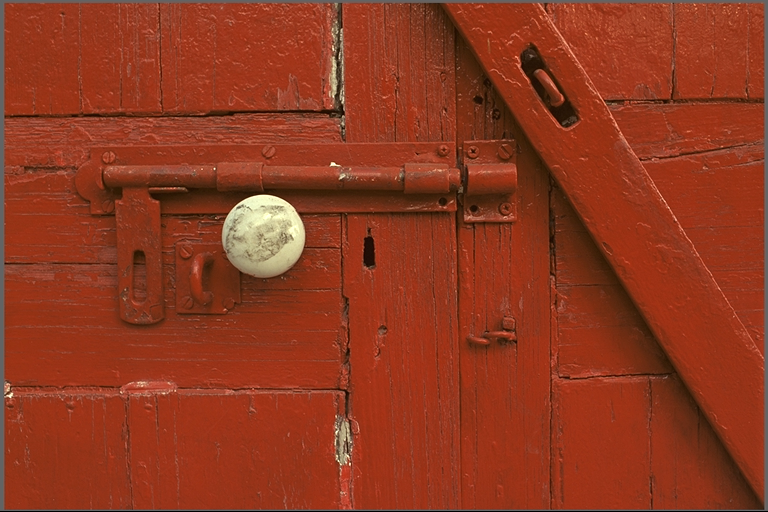
%> input picture Codes/kodim02.png, 768 x 512 px, given in place of ucid00099.tif, which was not available
$ octave completeFeatures.m   (GNU Octave 9; MATLAB toolbox functions it lacks are replaced by stand-ins)
%> lines starting %> are read from the running program, lines starting %| are printed output that depends on the picture; long printed decimals are rounded; pictures that were not available may be replaced by others from this repository, and a replacement may not be noted
### Codes/emresample.m
function [Pmap,cen,RN,RS,Y,varargout] = emresample(img,N,varargin)
% PMAP = EMRESAMPLE(IMG,N) computes the p-map for a grayscale image IMG
%    using a square window of length 2*N+1
%
% [PMAP, ALPHA, SIGMA, ITER] = EMRESAMPLE(...) returns the number of EM
%      iterations and computed ALPHA and SIGMA
% [...] = EMRESAMPLE(..., OPTIONS)
%     'verbose'   -- prints out current iteration
%
% warning: the code runs very slow for image sizes  larger than 128x128
%
% New version: EM is performed for a random subset of the blocks
% Last updated December 10, 2011
RN = 0;
RS = 0;
%MAXITER = 100;
MAXITER = 100;
EPSILON = 1e-3;
MAXBLOCKS = 3.5e3;
p0 = 1/256;

if(size(img,3)~=1)
    error('Image must be grayscale.')
end

if(nargin>2)
    verbose = (varargin{1}=='verbose');
else
    verbose = 0;
end

wlen = 2*N+1; % window length
cen = floor(wlen^2/2) + 1;  % center element
[height width] = size(img);

% create column image
imcol = im2col(img,[wlen wlen]);
[~,nblocks] = size(imcol);
Y = imcol';
Y(:,cen) = []; % delete center element

fprintf('imcol :');
%disp(imcol);

% initialize parameters
alpha = rand(1,wlen^2-1)';
alpha = alpha./sum(alpha(:)); % normalize weights
sigma = 0.75;
%fprintf('value of alpha :');
 %disp(alpha);
% extract center pixel of each block
y = img(N+1:end-N,N+1:end-N);
y = y(:);

% select random subset to perform EM
idx_rand = randperm(nblocks);
idx = idx_rand(1:min(MAXBLOCKS,nblocks));

Yt = Y(idx,:);
yt = y(idx,:);

if(verbose==1)
    fprintf('Current EM Iteration\n')
end


for iter = 1:MAXITER
    prev = alpha;

    if(verbose==1)
        disp(iter)
    end

    % E-step
    R = yt - Yt*alpha;  % find residuals
    %fprintf('value of R :');
    %disp(R);
    %R = yt - Yt.*alpha;  % find residuals
    P = 1/(sigma*sqrt(2*pi)) * exp(-R.^2/(2*sigma.^2)); % find probablities
    w = P./(P+p0);                                       %posterior probability

    RN = (RN+R(MAXITER))/length(R);
    RS= RS+R(MAXITER);

    % M-step
    sigma = sqrt( sum(w.*R.^2)/sum(w) );
    alpha = (Yt'*diag(w)*Yt) \ Yt'*diag(w)*yt;    %new alpha
    %fprintf('value of M alpha :');
    %disp(alpha)
    if(max(abs(prev-alpha))<EPSILON)
        break;
    end

end

if(verbose==1)
    fprintf('Number of iterations = %i\n',iter);
    fprintf('sigma = %.5f\n',sigma);
end

Pmap = 1/(sigma*sqrt(2*pi)) * exp(-(y-Y*alpha).^2/(2*sigma.^2));
Ndecimals = 2 ;
f = 10.^Ndecimals ;
Pmap= round(f*Pmap)/f ;

Pmap = reshape(Pmap,[height-2*N width-2*N]);
fprintf('Pmap Value : ');
disp(Pmap);

% optional outputs
if(nargout==1)
    varargout{1} = alpha;
elseif(nargout==2)
    varargout{1} = alpha;
    varargout{2} = sigma;
elseif(nargout==3)
    varargout{1} = alpha;
    varargout{2} = sigma;
    varargout{3} = iter;
end


### Codes/rmcenter.m
function F = rmcenter(Fc,varargin)
% F = RMCENTER(FC) deletes the DC component and high pass filters
%   the frequency map
%   'ideal' uses idea high pass filter
%   'cosine' (default) used raised cosine filter
% Last updated December 10, 2011

opt = 0;

if(nargin>1)
    opt = (varargin{1}=='ideal');
end

[Nx,Ny] = size(Fc);
[Kx Ky] = meshgrid(linspace(-1,1,Ny),linspace(-1,1,Nx));
R = sqrt(Kx.^2+Ky.^2);

if(opt==1)
    % remove center for display
    rad = 0.1; %from 0-1, radius of high-pass filter
    H = (R>rad);
else
    % raise cosine filter
    H = 0.5 - 0.5.*cos(4*pi*R);
    H(R>0.25) = 1;
end

F = Fc.*H;
F(round(Nx/2)+1,round(Ny/2)+1)=0;

### Codes/YourFunction.m


 function result = YourFunction(block_of_image)
   result = double(max(block_of_image(:))) ./ sum(double(block_of_image(:)));

### Codes/fft2c.m
function y = fft2c(x)
y = fftshift(fft2(fftshift(x)));

%disp(y);

### Codes/completeFeatures.m
%% Generation of probability map, periodicity map & feature extraction of the training images


close all;
clear all;
clc;


% ==========================================
% IMAGE PARAMETERS
impath = 'F:\Project\Test\resampling\resampling';
imprefix = 'kodim';
imIdx = 8;
cropCorner = [100 100];

% RESAMPLING PARAMETERS
%resampleRatio = 1 + ([0 2.5 5 10] ./ 100);
resampleRatio = 1.1;

N = 2;   % window size
M = 64; % block size
% ==========================================

if(imIdx < 10)
    impath = sprintf('%s/%s0%i.png',impath,imprefix,imIdx);
% [4 lines of commented-out code are left out]
end

im  = imread('Original\ucid\ucid00099.tif');
%> im is the input picture: size 512x768x3 uint8; mean R, G, B 142.9, 56.4, 31.2
[H,W,~] = size(im);
%> H = 512; W = 768

for k = 1:length(resampleRatio)
    r = resampleRatio(k);
    cropWidth = floor(M/r);


    img = double(im(cropCorner(1):cropCorner(1)+cropWidth-1, ...
                    cropCorner(2):cropCorner(2)+cropWidth-1));
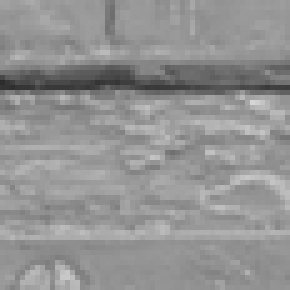
%> img: size 58x58 double (shown 5 times larger); min 44, max 213, mean 146.7

    %abve code only snips jst one part of box in the main image ,
    %100:157,100:157, should alter this to crop multiple segments using
    %imcrop.


    %disp(size(img))

    %img = imresize(img,[M M],'bilinear');

    [pmap,cen,RN,RS,Y] = emresample(img,N,'verbose');
%> in emresample, `verbose = (varargin{1}=='verbose');`: verbose = [true true true true true true true]
%> in emresample, `y = img(N+1:end-N,N+1:end-N);`:
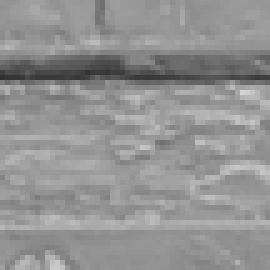
%> y: size 54x54 double (shown 5 times larger); min 47, max 213, mean 146.4
%> in emresample, `y = y(:);`: y = 2916 values, max 213 at index 2611, min 47 at index 16, mean 146.4
%> in emresample, `yt = y(idx,:);`: yt = 2916 values, max 213 at index 2078, min 47 at index 2048, mean 146.4
%> the loop in emresample, `for iter = 1:MAXITER` made 11 passes
%> (RN, RS, sigma) on passes 1 to 11: (-0.000896, -2.61, 1.34), (-0.000772, -4.86, 2.2), (-0.000584, -6.56, 3.22), (-0.000309, -7.46, 3.55), (-0.000144, -7.88, 3.26), (-0.00013, -8.26, 3.11), (-0.000141, -8.67, 3.05), (-0.000145, -9.1, 3.03), (-0.000146, -9.53, 3.02), (-0.000146, -9.95, 3.01), (-0.000146, -10.38, 3.01)
%| sigma = 3.008
%> in emresample, `Pmap = 1/(sigma*sqrt(2*pi)) * exp(-(y-Y*alpha).^2/(2*sigma.^2));`: Pmap = 2916 values, max 0.133 at index 1916, min 1.56e-10 at index 2833, mean 0.0883
%> in emresample, `Pmap= round(f*Pmap)/f ;`: Pmap = 2916 values, max 0.13 at index 3, min 0 at index 10, mean 0.0882
%> in emresample, `Pmap = reshape(Pmap,[height-2*N width-2*N]);`:
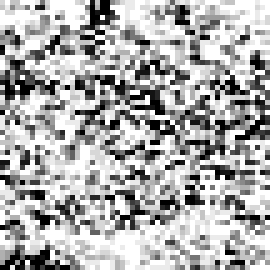
%> Pmap: size 54x54 double (shown 5 times larger); min 0, max 0.13, mean 0.0882; drawn with min black and max white
%> cen = 13; RN = -0.000146; RS = -10.38
    %fprintf('Pmap');
    %disp(pmap);              %probability

     p1 =  fft2c(pmap);
     periodicitymap = fft2c(pmap);
    % fprintf('fmap');
   %  disp(periodicitymap);
     %y = highpass(periodicitymap,0.00001)
   realPeriodicityMap = abs(periodicitymap);
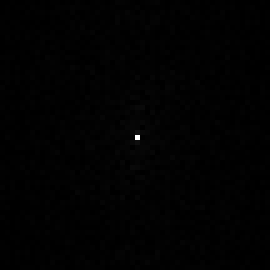
%> realPeriodicityMap: size 54x54 double (shown 5 times larger); min 0.0413, max 257.1, mean 2; drawn with min black and max white
   Ndecimals = 2 ;
   f = 10.^Ndecimals ;
   realPeriodicityMap= round(f*realPeriodicityMap)/f ;

  fprintf(' realPeriodicityMap');
  disp(realPeriodicityMap);

  periodicitymapRow = reshape(realPeriodicityMap, 1, []);
%> periodicitymapRow = 2916 values, max 257.1 at index 1486, min 0.04 at index 1434, mean 2.03
  %disp(periodicitymapRow);

    figure;
    subplot(131)
    imshow(img,[])
    subplot(132)
    imshow(pmap,[])
    subplot(133)
    imshow(abs(rmcenter(periodicitymap)),[]);
%> in rmcenter, `H(R>0.25) = 1;`:
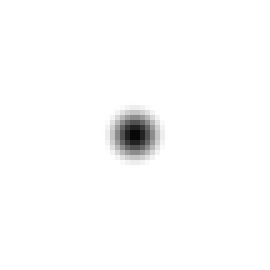
%> H: size 54x54 double (shown 5 times larger); min 0.0278, max 1, mean 0.986
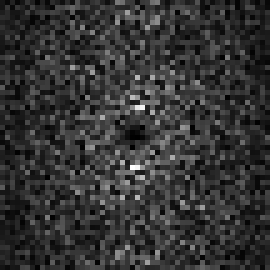
%> displayed picture: size 54x54, on the screen's scale of 0 to 255 (shown 5 times larger); min 0, max 255, mean 51.7


    filename = sprintf('F:\Project\Test\resampling\resampling\figures\im%i_r%.2f.png',imIdx,(r-1)*100);
    print('-deps',filename);


  %%%%%%%%%%%%%%%%%%%%%%%%%%%%%%%%%%%%%%%%%%%%%%%%%%%%%%%%%%%%%%%%%%%%%%%%%%%%%%%%%%%%%%%%%%%
% Extracting first feature


  n = 4;
  m=2;
  sum1 = 0;

  [sortedVal, sortedInds] = sort(periodicitymapRow,'descend');
%> sortedVal = 2916 values, max 257.1 at index 1, min 0.04 at index 2915, mean 2.03; sortedInds = 2916 values, max 2916 at index 1229, min 1 at index 2502, mean 1458.5
  top4 = (abs( sortedVal(1:4)));
%> top4 = [257.1 14.72 14.72 9.25]


    for ii = 1 : n
        sum1 = sum1 + top4(ii);
    end
%> this loop made 4 passes
%> sum1 on passes 1 to 4: 257.1, 271.9, 286.6, 295.8

      fprintf('sum1 : ');
      disp(sum1);
%| Pmap Value :  realPeriodicityMapsum1 : 295.83

      f1 = (m*sqrt(sum1));
%> f1 = 34.4
      fprintf('Feature 01 : ');
      disp(f1);
%| Feature 01 : 34.399


 %%%%%%%%%%%%%%%%%%%%%%%%%%%%%%%%%%%%%%%%%%%%%%%%%%%%%%%%%%%%%%%%%%%%%%%%%%%%%%%%%%%%%%%%%%%%%%%%%%%%%%%%%
 %Extracting second feature


%maxCoeff =  max(periodicitymapRow(:));
[ max_value, max_index ] = max( periodicitymapRow );
%> max_value = 257.1; max_index = 1486
%maxCoeff =  max(periodicitymapRow);
%disp(max_value );


%%%%%%%%%%%%%%%%%%%%%%%%%%%%%%%%%%%%%%%%%%%%%%%%%%%%%%%%%%%%%%%%%%%%%%%%%%%%%%%%%%%%%%%%%%%%%%%%%%%%%%%%%
%Extracting Feature 3
%fimg = fft2(im);
fimgss = periodicitymap(2:end,2:end);    %skip the zero-order components
absfimg = abs(fimgss);
meanabs = mean(absfimg(:));
%> meanabs = 2.05
[sortdiff, diffidx] = sort(abs( absfimg(:) - meanabs ), 'descend');
%> sortdiff = 2809 values, max 255.1 at index 1, min 0.00536 at index 2808, mean 1.04; diffidx = 2809 values, max 2809 at index 2617, min 1 at index 2616, mean 1405
ssfar4 = diffidx(1:4);
%> ssfar4 = [1405; 1404; 1406; 1358]
f13frabs = sortdiff(1)+sortdiff(2)+sortdiff(3)+sortdiff(4);
%> f13frabs = 287.6
f3 = f13frabs ;                               %sum1 of the abs of the frequency differences
%> f3 = 287.6
f13frorig = sum(fimgss(ssfar4));  %sum of the complex frequency differences

%%%%%%%%%%%%%%%%%%%%%%%%%%%%%%%%%%%%%%%%%%%%%%%%%%%%%%%%%%%%%%%%%%%%%%%%%%%%%%%%%%%%%%%%%%%%%%%%%%%%%%%%%
%Extracting Feature 4

localEnergyMap = periodicitymap.*conj(periodicitymap);

aux_fun = @(block_info) YourFunction(block_info.data);
result = blockproc(localEnergyMap, [64 64], aux_fun, 'TrimBorder', false)
%> result = 0.809

f4 = (((100*result).^m)/100);
%> f4 = 65.46
fprintf('feature 04');
disp(f4);
%| feature 0465.456

%%%%%%%%%%%%%%%%%%%%%%%%%%%%%%%%%%%%%%%%%%%%%%%%%%%%%%%%%%%%%%%%%%%%%%%%%%%%%%%%%%%%%%%%%%%%%%%%%%%%%%%%%%%%%
%Extracting Feature 5

R= 0;
energy = periodicitymap.*conj(periodicitymap);
% [6 lines of commented-out code are left out]
    R = sum(sum(energy));
%> R = 81726.7
fprintf('R value :');
disp(R);
%| R value :8.1727e+04

energymapRow = reshape(energy, 1, []);
%> energymapRow = 2916 values, max 66121 at index 1486, min 0.0017 at index 1434, mean 28.03
[sortedVal, sortedInds] = sort(energymapRow,'descend');
%> sortedVal = 2916 values, max 66121 at index 1, min 0.0017 at index 2915, mean 28.03; sortedInds = 2916 values, max 2916 at index 1229, min 1 at index 2504, mean 1458.5
topVal = sortedVal(1:1);
%> topVal = 66121

fprintf('max value :');
disp(topVal);
%| max value :6.6121e+04

R = ( topVal / R);
%> R = 0.809

f5 = ((10000*R).^m) /100;
%> f5 = 654561.3
fprintf('Feature 05 : ');
disp(f5);
%| Feature 05 : 6.5456e+05

%%%%%%%%%%%%%%%%%%%%%%%%%%%%%%%%%%%%%%%%%%%%%%%%%%%%%%%%%%%%%%%%%%%%%%%%%%%%%%%%%%%%%%%%%%%%%%%%%%%%%%%%%%%
%feature06
f6 = (f3-f4);
%> f6 = 222.2

%%%%%%%%%%%%%%%%%%%%%%%%%%%%%%%%%%%%%%%%%%%%%%%%%%%%%%%%%%%%%%%%%%%%%%%%%%%%%%%%%%%%%%%%%%%%%%%%%%%%%%%%%%%%
%create feature array

feature_arrayO = [f1,f3,f4,f5,f6];
%> feature_arrayO = [34.4 287.6 65.46 654561.3 222.2]
fprintf('Original Values : ');

feature_array = [f1,f3,f4,f5,f6];
%> feature_array = [34.4 287.6 65.46 654561.3 222.2]
for  le = 1:length(feature_array)
    disp(feature_array(le));

end
%> this loop made 5 passes
%| Original Values : 34.399
%| 287.62
%| 65.456
%| 6.5456e+05
%| 222.16
fprintf('##############################');
fprintf('\n');


minVal = min(feature_array);
%> minVal = 34.4
%disp(minVal);
feature_array=feature_array - minVal;
%> feature_array = [0 253.2 31.06 654526.9 187.8]

maxVal = max(feature_array);
%> maxVal = 654526.9
feature_arrayN = (feature_array / maxVal);
%> feature_arrayN = [0 0.000387 4.74e-05 1 0.000287]

disp( feature_arrayN);
%|         0   0.0004   0.0000   1.0000   0.0003

%feature_arrayN[1]*100000;
dlmwrite('PhotoshopPredict2.csv',feature_arrayO,'-append');
%csvwrite('m2.csv',feature_arrayN);


end
